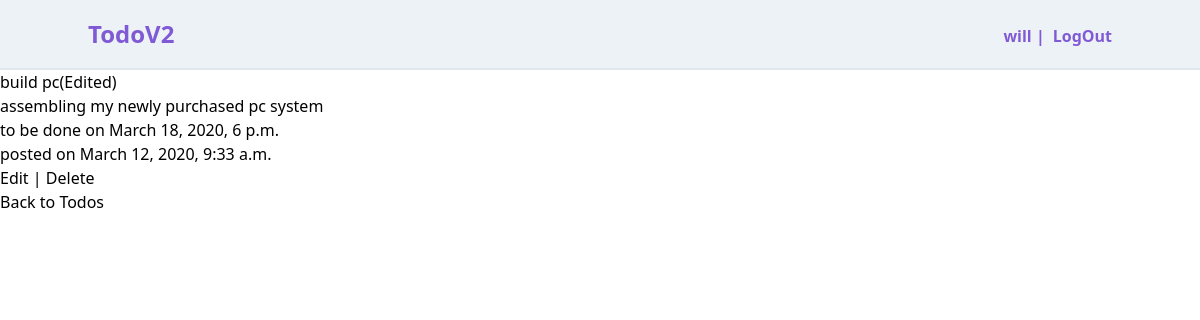
Page /todos/1/detail/ (signed in) on the committed database.
### users/models.py (models this page shows)
class CustomUser(AbstractUser):
    profession = models.CharField(null=True, blank=True, max_length=30)

### todos/models.py (models this page shows, shortened)
class Todo(models.Model):
    title = models.CharField(max_length=120)
    description = models.TextField(max_length=320)
    to_be_done = models.DateTimeField(null=False)
    date_posted = models.DateTimeField(auto_now_add=True)
    user = models.ForeignKey(get_user_model(), on_delete=models.CASCADE)

### todos/views.py (the view)
# urls.py: path('<int:pk>/detail/', TodoDetailView.as_view(), name='todo_detail'),
class TodoDetailView(LoginRequiredMixin, DetailView):
    model = Todo
    template_name = 'todo_detail.html'
    login_url = 'login'

### templates/todo_detail.html
{% extends 'base.html' %} {% block content %}
<div style="margin:auto;">
  <h1>{{todo.title }}</h1>
  <p>{{ todo.description }}</p>
  <p>to be done on {{ todo.to_be_done }}</p>
  <p>posted on {{ todo.date_posted }}</p>
  <p>
    <a href="{% url 'todo_edit' todo.pk %}">Edit</a> |
    <a href="{% url 'todo_delete' todo.pk %}">Delete</a>
  </p>
  <p><a href="{% url 'todo_list' %}">Back to Todos</a></p>
</div>
{% endblock %}

### templates/base.html (shortened to what this page needs)
{% load static %}
<!DOCTYPE html>
<html lang="en">
  <head>
    <link
      rel="stylesheet"
      href="{% static 'css/styles.min.css' %}"
      type="text/css"
    />
  </head>
  <body class=" bg-white font-sans leading-normal tracking-normal">
    <nav class="relative bg-gray-200 border-gray-300
     border-b-2  font-bold py-4">
      <div class=" container mx-auto flex justify-between">
        <div>
          <h1 class=" text-2xl text-purple-600">
            <a href="{% url 'home' %}">TodoV2</a>
          </h1>
        </div>
        {% if user.is_authenticated %}
        <div class=" flex">
          <a class=" px-2 pt-2 text-purple-600" >{{ user.username }} |</a>
          <a class="  pt-2 text-purple-600" href="{% url 'logout' %}">LogOut</a>
        </div>
        {% endif %}
      </div>
    </nav>
    {% block content %} {% endblock %}
  </body>
</html>

### rows in the picture
CustomUser: username "will"
Todo: title "build pc(Edited)", description "assembling my newly purchased pc system", to_be_done "March 18, 2020, 6 p.m.", date_posted "March 12, 2020, 9:33 a.m."
